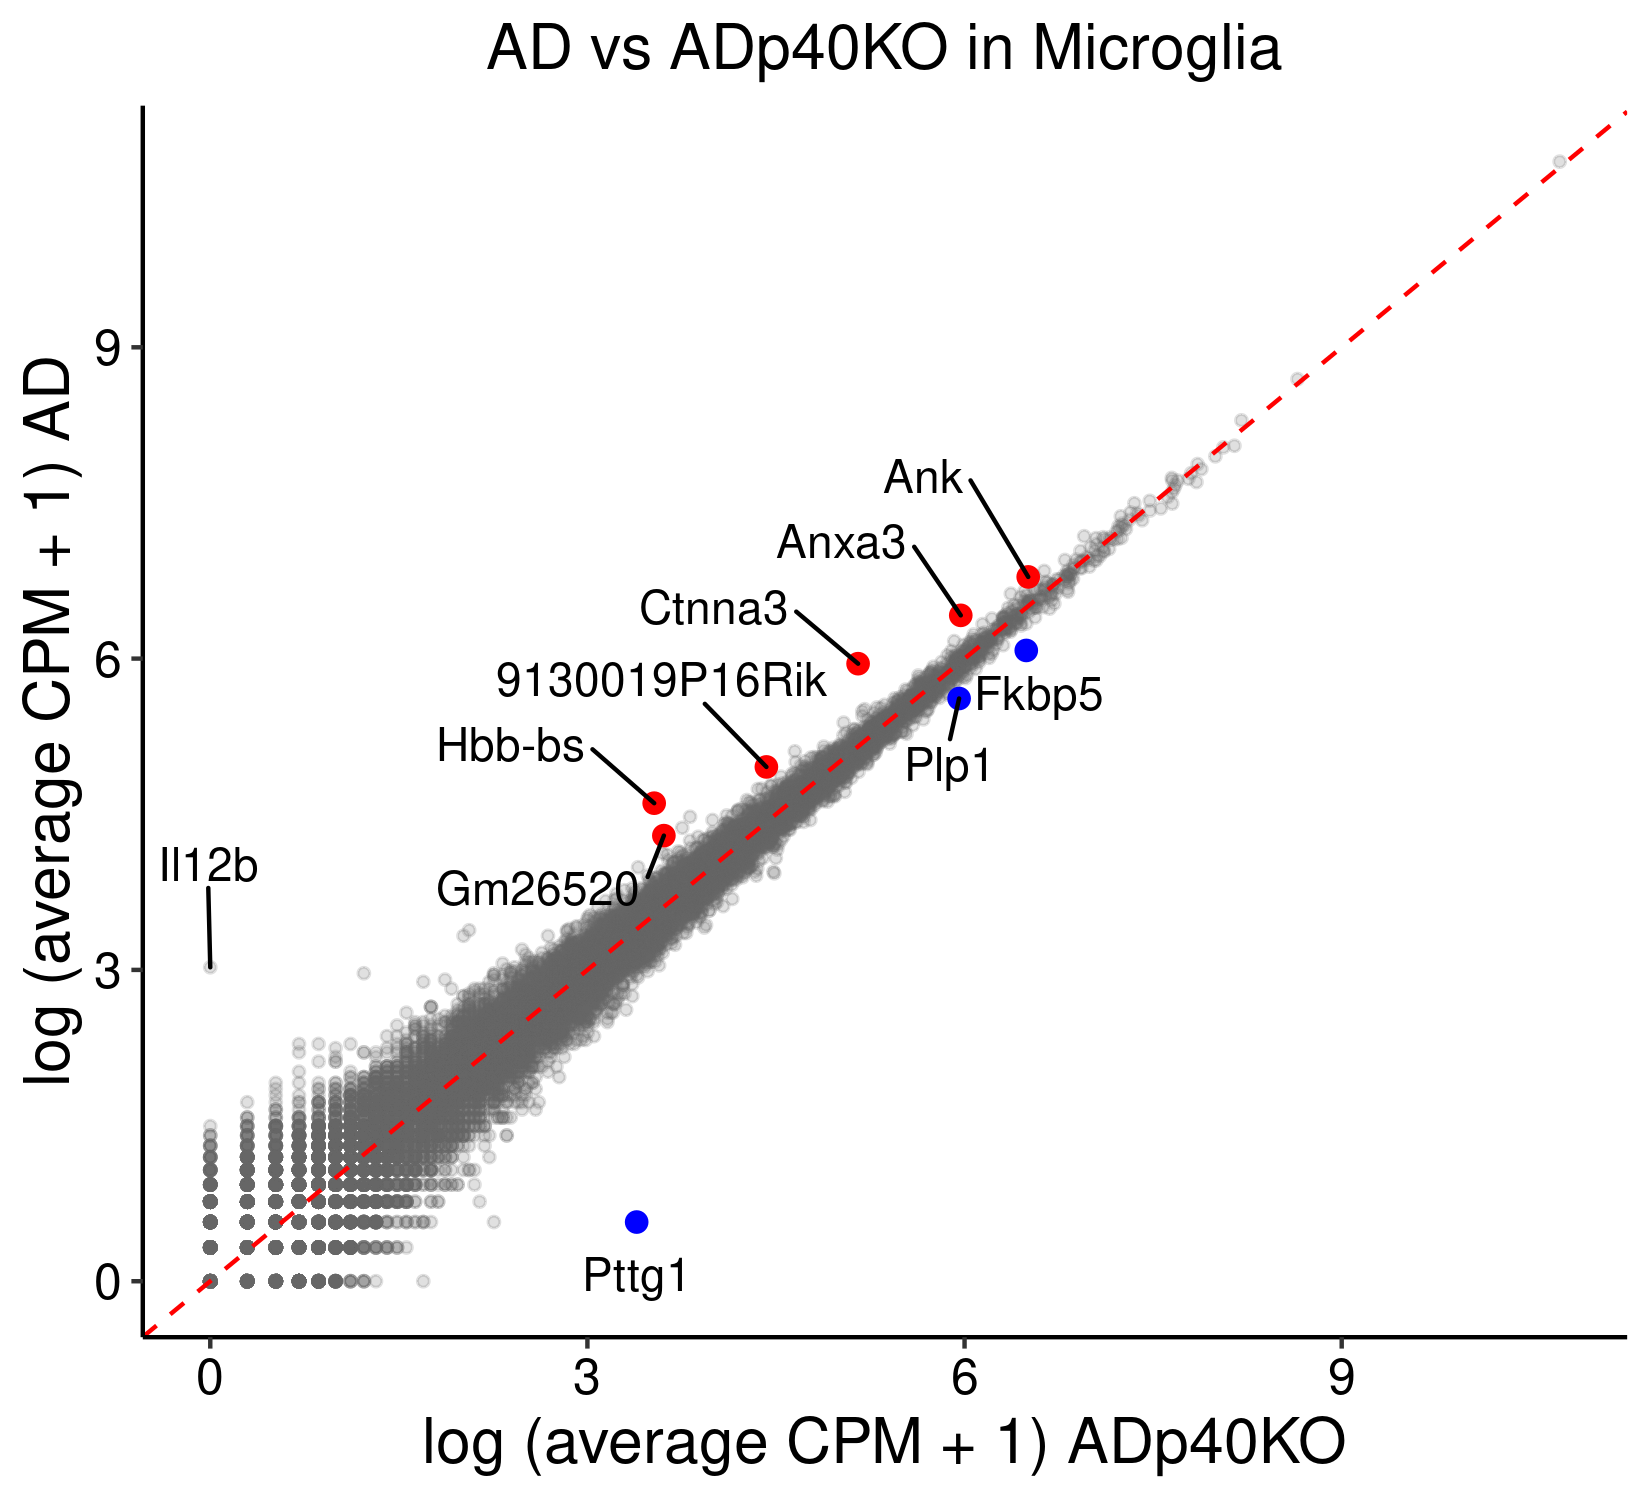

Write the R code that produced this figure.
#! /bin/env RScript
# written by SJK at 8. Ma7. 2020

.libPaths(c("/home/skim/R/usr_lib", .libPaths()))

library(Seurat)
library(ggplot2)
library(dplyr)
library(gridExtra)
library(viridis)
library(tidyr)
library(grid)
library(ggrepel)
source("/data/rajewsky/home/skim/Microglia_Heppner/Codes/DroNc_AD/src/report.sessionInfo.R")

load(file="/data/rajewsky/home/skim/Microglia_Heppner/201912_10X_9sets/R_Scripts/20200210_figures_for_meeting_report_cleaned_Seurat_object_res0.8.Robj")
data9set_cleaned_MG.SO <- subset(data9set_cleaned.SO, subset = seurat_clusters %in% c(3, 8))

# split by sample
data9set_cleaned_MG_Ctrl.SO <- subset(data9set_cleaned_MG.SO, subset = sample %in% "Ctrl")
data9set_cleaned_MG_AD.SO <- subset(data9set_cleaned_MG.SO, subset = sample %in% "AD")
data9set_cleaned_MG_ADp40KO.SO <- subset(data9set_cleaned_MG.SO, subset = sample %in% "ADp40KO")


# extract UMI counts and calculate average per each gene
MG_Ctrl_count.df <- data.frame(Matrix::rowMeans(GetAssayData(data9set_cleaned_MG_Ctrl.SO, slot = "counts")))
MG_AD_count.df <- data.frame(Matrix::rowMeans(GetAssayData(data9set_cleaned_MG_AD.SO, slot = "counts")))
MG_ADp40KO_count.df <- data.frame(Matrix::rowMeans(GetAssayData(data9set_cleaned_MG_ADp40KO.SO, slot = "counts")))

MG_Ctrl_count_cpm.df <- apply(MG_Ctrl_count.df, 2, function(x) (x/sum(x)) * 1000000)
MG_AD_count_cpm.df <- apply(MG_AD_count.df, 2, function(x) (x/sum(x)) * 1000000)
MG_ADp40KO_count_cpm.df <- apply(MG_ADp40KO_count.df, 2, function(x) (x/sum(x)) * 1000000)

MG_Ctrl_count_cpm.df <- data.frame(Matrix::rowMeans(MG_Ctrl_count_cpm.df))
MG_AD_count_cpm.df <- data.frame(Matrix::rowMeans(MG_AD_count_cpm.df))
MG_ADp40KO_count_cpm.df <- data.frame(Matrix::rowMeans(MG_ADp40KO_count_cpm.df))


MG_count_cpm.df <- cbind(MG_Ctrl_count_cpm.df, MG_AD_count_cpm.df, MG_ADp40KO_count_cpm.df)
MG_count_cpm.df <- as.data.frame(MG_count_cpm.df)
MG_count_cpm.df$gene <- rownames(MG_count_cpm.df)
# Remove Ttr
MG_count_cpm.df <- MG_count_cpm.df[MG_count_cpm.df$gene != "Ttr", ]
MG_count_cpm.df$gene <- NULL


# remove genes where all zero in samples
MG_count_cpm.df <- MG_count_cpm.df[apply(MG_count_cpm.df == 0, 1, sum) != 3, ]
colnames(MG_count_cpm.df) <- c("Ctrl", "AD", "ADp40KO")
# add pseudocount 0.001 and logarithm 
MG_count_cpm.df <- log(MG_count_cpm.df + 1)
MG_count_cpm.df$gene <- rownames(MG_count_cpm.df)


MG_DE_AD_ADp40KO.df <- read.csv("/data/rajewsky/home/skim/Microglia_Heppner/201912_10X_9sets/R_Scripts/DE_csv_files/Cell_type/20200221_Cell_type_DE_by_MAST_MicrogliaAD_ADp40KO.csv", row.names = 1)
MG_DE_AD_ADp40KO.df <- MG_DE_AD_ADp40KO.df[which(abs(MG_DE_AD_ADp40KO.df$avg_logFC) > 0.1 & MG_DE_AD_ADp40KO.df$p_val_adj < 0.01), ]
MG_DE_AD_ADp40KO.df$gene <- rownames(MG_DE_AD_ADp40KO.df)

# log2FC > 0.25 or padj > 2
MG_DE_AD_ADp40KO_plus.df <- MG_DE_AD_ADp40KO.df[which(MG_DE_AD_ADp40KO.df$avg_logFC > 0.25 & -log10(MG_DE_AD_ADp40KO.df$p_val_adj) > 2),]
# padj > 2
MG_DE_AD_ADp40KO_minus.df <- MG_DE_AD_ADp40KO.df[which(MG_DE_AD_ADp40KO.df$avg_logFC < -0.25 & -log10(MG_DE_AD_ADp40KO.df$p_val_adj) > 2),]
# Il12b gene
MG_DE_AD_ADp40KO_Il12b.df <-  MG_DE_AD_ADp40KO.df[MG_DE_AD_ADp40KO.df$gene == "Il12b", ]



# extract genes from volcano plots
MG_count_cpm_plus.df2 <- MG_count_cpm.df[MG_count_cpm.df$gene %in% MG_DE_AD_ADp40KO_plus.df$gene, ]
# Remove Gm26520 for labeling
MG_count_cpm_plus.df2 <- MG_count_cpm_plus.df2[MG_count_cpm_plus.df2$gene != "Gm26520",]

MG_count_cpm_minus.df2 <- MG_count_cpm.df[MG_count_cpm.df$gene %in% MG_DE_AD_ADp40KO_minus.df$gene, ]
MG_count_cpm_Il12b.df2 <- MG_count_cpm.df[MG_count_cpm.df$gene %in% MG_DE_AD_ADp40KO_Il12b.df$gene, ]


# Gm26520
MG_count_cpm_plus.df3 <- MG_count_cpm.df[MG_count_cpm.df$gene %in% "Gm26520", ]


# scatter plot for AD vs ADp40KO
g1 <- ggplot(MG_count_cpm.df, aes(x = ADp40KO, y = AD)) + geom_point(size = 1, color = "#666666", alpha = 0.2) +
  geom_point(data = MG_count_cpm_plus.df2,  aes(x = ADp40KO, y = AD), color = "red", size = 2) +
  geom_point(data = MG_count_cpm_plus.df3,  aes(x = ADp40KO, y = AD), color = "red", size = 2) + 
  geom_point(data = MG_count_cpm_minus.df2,  aes(x = ADp40KO, y = AD), color = "blue", size = 2) +
  ggtitle("AD vs ADp40KO in Microglia") +
  theme_classic() +
  xlab("log (average CPM + 1) ADp40KO") +
  ylab("log (average CPM + 1) AD") +
  theme(plot.title = element_text(size = 15, hjust = 0.5, family = "helvetica"),
        axis.title = element_text(size = 15),
        axis.text = element_text(size = 12, color = "black")) +
  geom_abline(slope = 1, color="red", linetype="dashed", size=.5) +
  geom_text_repel(data = MG_count_cpm_plus.df2, aes(x = ADp40KO, y = AD), label = MG_count_cpm_plus.df2$gene, force = 15, nudge_y = 0.7, nudge_x = -1, max.iter = 1000) +
  geom_text_repel(data = MG_count_cpm_minus.df2, aes(x = ADp40KO, y = AD), label = MG_count_cpm_minus.df2$gene, force = 10, nudge_y = -.5) +
  geom_text_repel(data = MG_count_cpm_Il12b.df2, aes(x = ADp40KO, y = AD), label = MG_count_cpm_Il12b.df2$gene, nudge_y = 1, nudge_x = -0.1) +
  geom_text_repel(data = MG_count_cpm_plus.df3, aes(x = ADp40KO, y = AD), label = MG_count_cpm_plus.df3$gene, force = 15, nudge_y = -0.5, nudge_x = -1)


ggsave(filename = "/data/rajewsky/home/skim/Microglia_Heppner/201912_10X_9sets/Paper_Fig/Fig2_Microglia_figures_DE_scatter_AD_ADp40KO.png",
       plot = g1,
       scale = 1, width = 5.5, height = 5, units = "in", device = "png",
       dpi = 300)

##################
# sessionInfo save
##################
doc = report.sessionInfo()
write.table(doc, "/data/rajewsky/home/skim/Microglia_Heppner/201912_10X_9sets/Paper_Fig/Fig2_Microglia_figures_DE_scatter_AD_ADp40KO_session_info.txt")







